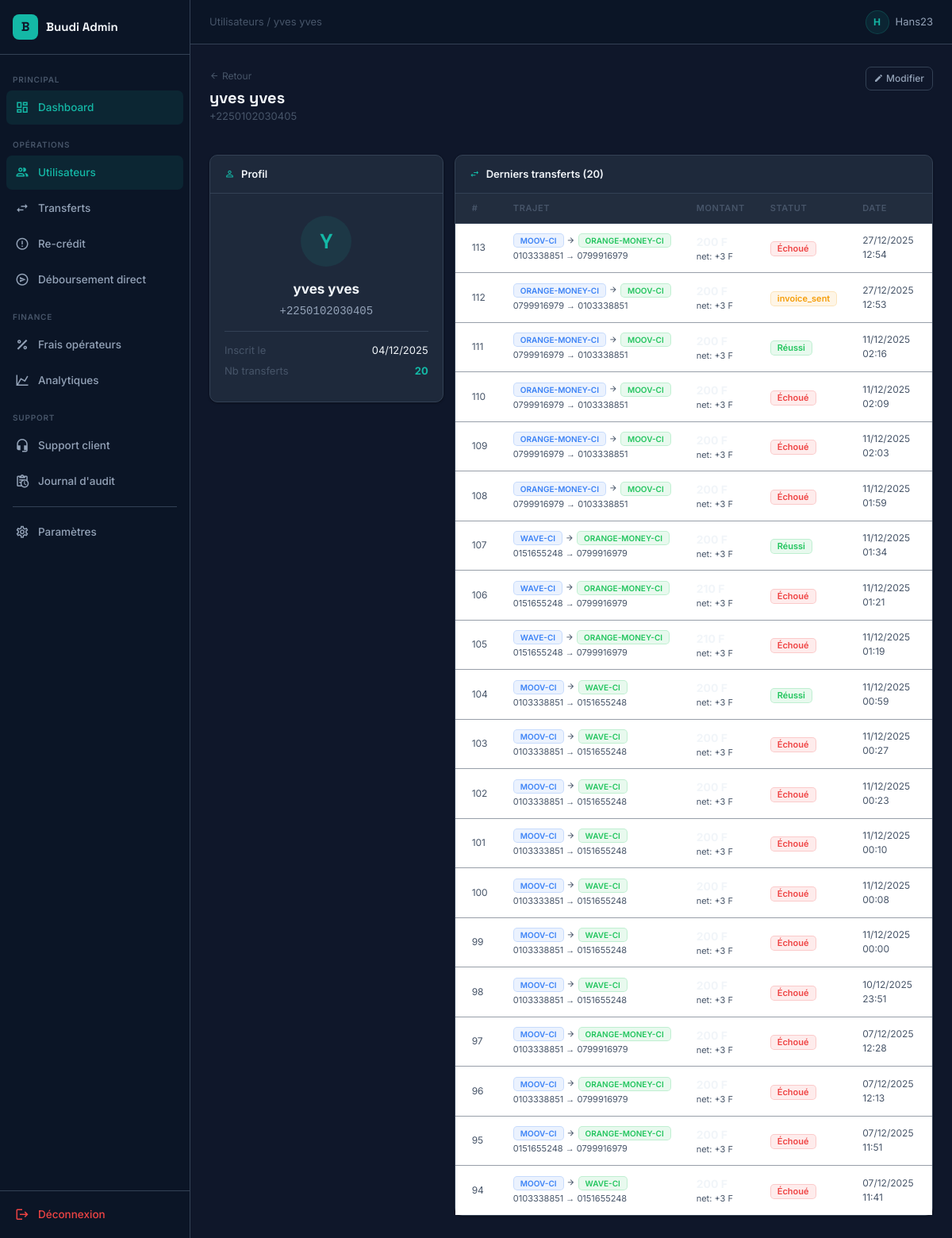
The page /api/dashboard/users/2/ (signed in) on the database as committed earlier.
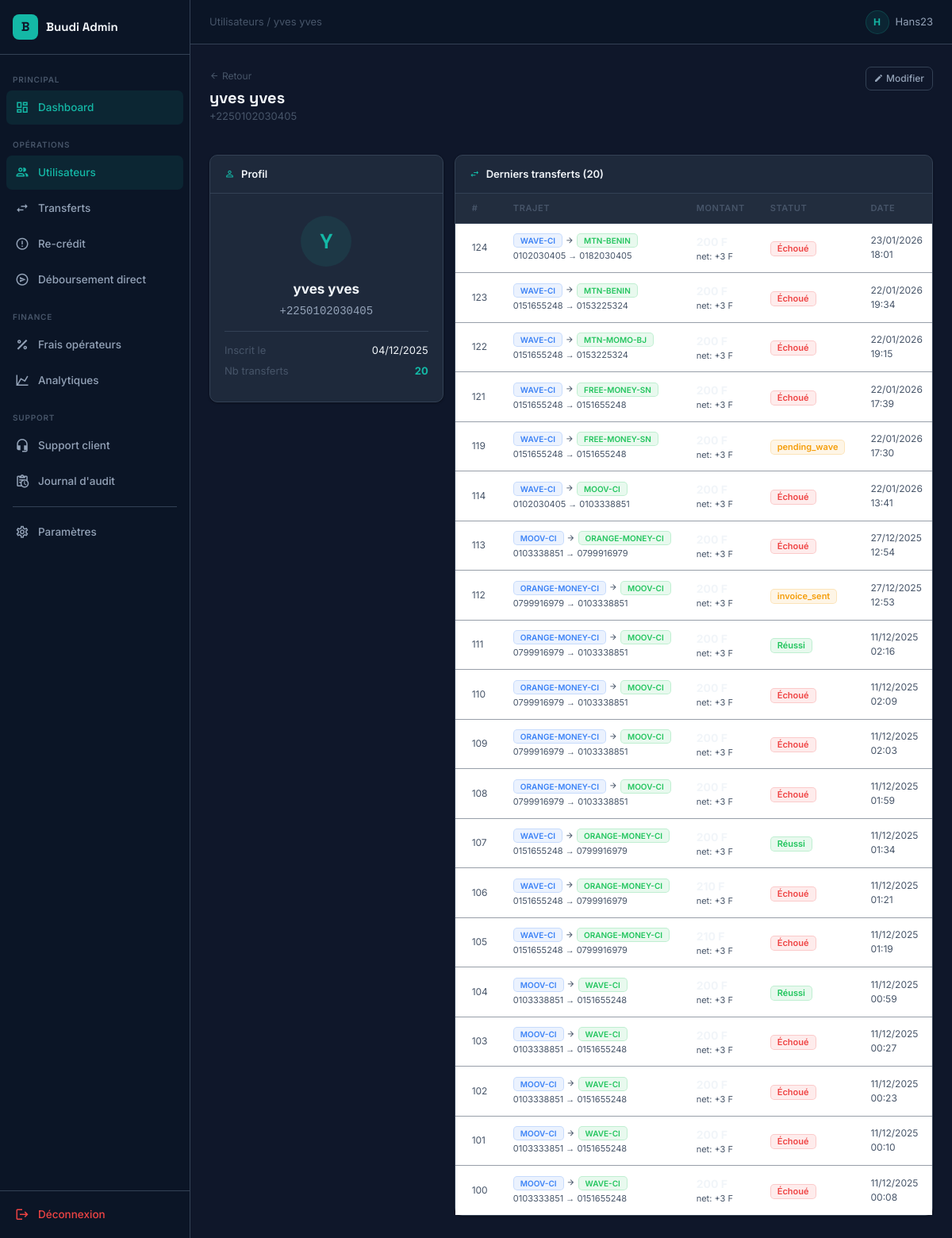
The same page on the database as committed later.
### transfers/models.py (models this page shows, shortened)
class Transfer(models.Model):
    STATUS = [
        ('created', 'Créé'),
        ('invoice_sent', 'Facture envoyée'),
        ('debited', 'Débité'),
        ('pending_wave', 'En attente Wave'),
        ('pending_mtn', 'En attente MTN'),
        ('disbursing', 'En cours de crédit'),
        ('success', 'Réussi'),
        ('failed', 'Paiement refusé'),
        ('credit_failed', 'Débité – Crédit échoué'),
    ]
    user = models.ForeignKey(UserProfile, on_delete=models.CASCADE)
    from_wallet = models.CharField(max_length=20)  # orange-money-ci
    to_wallet = models.CharField(max_length=20)   # moov-ci
    from_phone = models.CharField(max_length=15)
    to_phone = models.CharField(max_length=15)
    amount_requested = models.DecimalField(max_digits=12, decimal_places=2 , default=0)  # 250.00 (ce que l'user veut envoyer)
    amount_sent = models.DecimalField(max_digits=12, decimal_places=2, default=0)      # = amount_requested
    our_fee_percent = models.DecimalField(max_digits=5, decimal_places=3, default=2.000)  # TA PART (2.0% recommandé)
    our_fee_amount = models.DecimalField(max_digits=12, decimal_places=2, default=0)
    payin_fee_percent = models.DecimalField(max_digits=5, decimal_places=3, default=0)
    payin_fee_amount = models.DecimalField(max_digits=12, decimal_places=2, default=0)
    payout_fee_percent = models.DecimalField(max_digits=5, decimal_places=3, default=0)
    payout_fee_amount = models.DecimalField(max_digits=12, decimal_places=2, default=0)
    total_debited = models.DecimalField(max_digits=12, decimal_places=2 ,  default=0)  # Ce que l'user paie
    estimated_net_profit = models.DecimalField(max_digits=12, decimal_places=2, default=0)  # Ta vraie marge
    paydunya_invoice_token = models.CharField(max_length=100, blank=True)
    paydunya_payment_ref = models.CharField(max_length=100, blank=True)
    disburse_token = models.CharField(max_length=100, blank=True)
    disburse_id = models.CharField(max_length=50, blank=True)
    status = models.CharField(max_length=20, choices=STATUS, default='created')
    created_at = models.DateTimeField(auto_now_add=True)
    updated_at = models.DateTimeField(auto_now=True)

### dashboard_admin/views.py (the view)
# urls.py: path('users/<int:user_id>/', views.admin_user_detail, name='user_detail'),
@login_required
def admin_user_detail(request, user_id):
    user = get_object_or_404(UserProfile, id=user_id)
    transfers = user.transfer_set.all().order_by('-created_at')[:20]
    return render(request, 'custom_admin/admin/user_detail.html', {'user': user, 'transfers': transfers})

### dashboard_admin/context_processors.py (called while the page is built)
def recredits_count(request):
    if not request.user.is_authenticated:
        return {'pending_recredits_count': 0}
    try:
        credit_failed = Transfer.objects.filter(status='credit_failed').count()
        stuck_threshold = timezone.now() - timedelta(minutes=10)
        stuck_debited = Transfer.objects.filter(
            status='debited',
            updated_at__lt=stuck_threshold
        ).count()
        return {'pending_recredits_count': credit_failed + stuck_debited}
    except Exception:
        return {'pending_recredits_count': 0}

### dashboard_admin/templates/custom_admin/admin/user_detail.html (shortened to what the changed rows need)
{% extends 'custom_admin/base_common.html' %}
{% block content %}
<div class="page-header">
  <div>
    <h1 class="page-title">{{ user.name }}</h1>
  </div>
</div>
<div class="row g-3">
  <div class="col-xl-8">
    <div class="card">
      <div class="card-body p-0">
        {% if transfers %}
        <div class="table-responsive">
          <table class="table table-hover">
            <thead>
              <tr>
                <th class="ps-4">#</th>
                <th>Trajet</th>
                <th>Montant</th>
                <th>Statut</th>
                <th>Date</th>
                <th></th>
              </tr>
            </thead>
            <tbody>
              {% for t in transfers %}
              <tr>
                <td class="ps-4" style="font-size:12px;color:var(--text-3);">{{ t.id }}</td>
                <td>
                  <div class="d-flex align-items-center gap-1">
                    <span class="badge bg-info" style="font-size:10px;">{{ t.from_wallet|upper }}</span>
                    <i class="mdi mdi-arrow-right" style="font-size:11px;color:var(--text-3);"></i>
                    <span class="badge bg-success" style="font-size:10px;">{{ t.to_wallet|upper }}</span>
                  </div>
                  <div style="font-size:11px;color:var(--text-3);margin-top:2px;">{{ t.from_phone }} → {{ t.to_phone }}</div>
                </td>
                <td>
                  <div style="font-weight:700;color:var(--text-1);">{{ t.amount_requested|floatformat:0 }} F</div>
                  <div style="font-size:11px;color:var(--text-3);">net: +{{ t.our_fee_amount|floatformat:0 }} F</div>
                </td>
                <td>
                  {% if t.status == 'success' %}<span class="badge bg-success">Réussi</span>
                  {% elif t.status == 'failed' %}<span class="badge bg-danger">Échoué</span>
                  {% elif t.status == 'credit_failed' %}<span class="badge bg-danger">Crédit échoué</span>
                  {% elif t.status == 'debited' %}<span class="badge bg-primary">Débité</span>
                  {% elif t.status == 'disbursing' %}<span class="badge bg-info">En cours</span>
                  {% else %}<span class="badge bg-warning">{{ t.status }}</span>{% endif %}
                </td>
                <td style="font-size:12px;color:var(--text-3);">{{ t.created_at|date:"d/m/Y H:i" }}</td>
                <td>
                </td>
              </tr>
              {% endfor %}
            </tbody>
          </table>
        </div>
        {% else %}
        <div class="text-center py-5">
          <i class="mdi mdi-swap-horizontal" style="font-size:3rem;color:var(--text-3);"></i>
          <p class="mt-3 mb-0" style="color:var(--text-3);">Aucun transfert</p>
        </div>
        {% endif %}
      </div>
    </div>
  </div>
</div>
{% endblock %}

Rows that differ between the two databases and show on the page:
no longer on this page (row unchanged): Transfer: id "99", from_wallet "MOOV-CI", to_wallet "WAVE-CI", from_phone "0103338851", to_phone "0151655248", our_fee_amount "3", status "Échoué", created_at "11/12/2025 00:00"
no longer on this page (row unchanged): Transfer: id "98", from_wallet "MOOV-CI", to_wallet "WAVE-CI", from_phone "0103338851", to_phone "0151655248", our_fee_amount "3", status "Échoué", created_at "10/12/2025 23:51"
no longer on this page (row unchanged): Transfer: id "97", from_wallet "MOOV-CI", to_wallet "ORANGE-MONEY-CI", from_phone "0103338851", to_phone "0799916979", our_fee_amount "3", status "Échoué", created_at "07/12/2025 12:28"
no longer on this page (row unchanged): Transfer: id "96", from_wallet "MOOV-CI", to_wallet "ORANGE-MONEY-CI", from_phone "0103338851", to_phone "0799916979", our_fee_amount "3", status "Échoué", created_at "07/12/2025 12:13"
no longer on this page (row unchanged): Transfer: id "95", from_wallet "MOOV-CI", to_wallet "ORANGE-MONEY-CI", from_phone "0151655248", to_phone "0799916979", our_fee_amount "3", status "Échoué", created_at "07/12/2025 11:51"
no longer on this page (row unchanged): Transfer: id "94", from_wallet "MOOV-CI", to_wallet "WAVE-CI", from_phone "0103338851", to_phone "0151655248", our_fee_amount "3", status "Échoué", created_at "07/12/2025 11:41"
added Transfer: id "124", from_wallet "WAVE-CI", to_wallet "MTN-BENIN", from_phone "0102030405", to_phone "0182030405", our_fee_amount "3", status "Échoué", created_at "23/01/2026 18:01"
added Transfer: id "123", from_wallet "WAVE-CI", to_wallet "MTN-BENIN", from_phone "0151655248", to_phone "0153225324", our_fee_amount "3", status "Échoué", created_at "22/01/2026 19:34"
added Transfer: id "122", from_wallet "WAVE-CI", to_wallet "MTN-MOMO-BJ", from_phone "0151655248", to_phone "0153225324", our_fee_amount "3", status "Échoué", created_at "22/01/2026 19:15"
added Transfer: id "121", from_wallet "WAVE-CI", to_wallet "FREE-MONEY-SN", from_phone "0151655248", to_phone "0151655248", our_fee_amount "3", status "Échoué", created_at "22/01/2026 17:39"
added Transfer: id "119", from_wallet "WAVE-CI", to_wallet "FREE-MONEY-SN", from_phone "0151655248", to_phone "0151655248", our_fee_amount "3", status "pending_wave", created_at "22/01/2026 17:30"
added Transfer: id "114", from_wallet "WAVE-CI", to_wallet "MOOV-CI", from_phone "0102030405", to_phone "0103338851", our_fee_amount "3", status "Échoué", created_at "22/01/2026 13:41"
